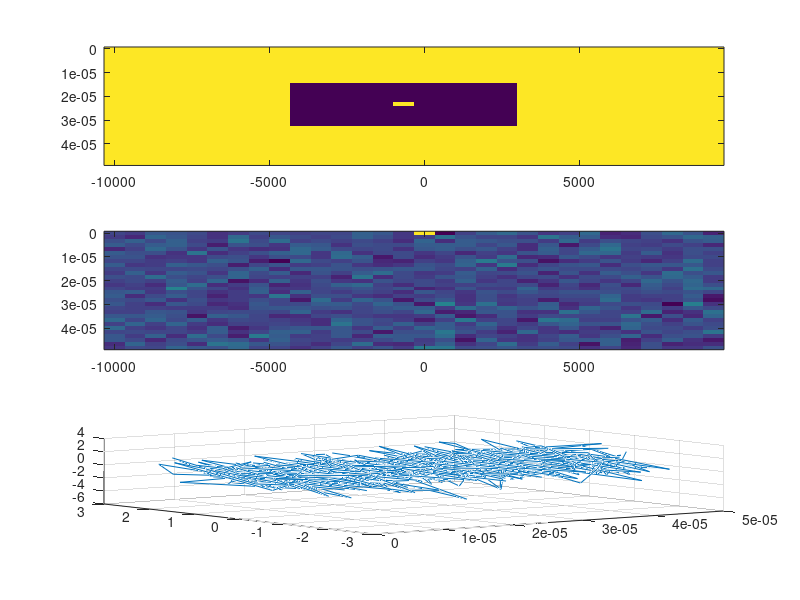
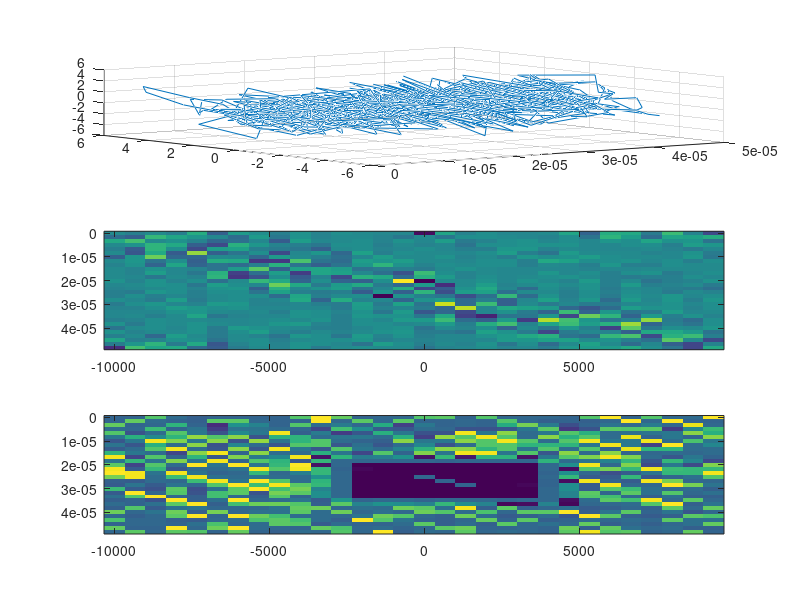
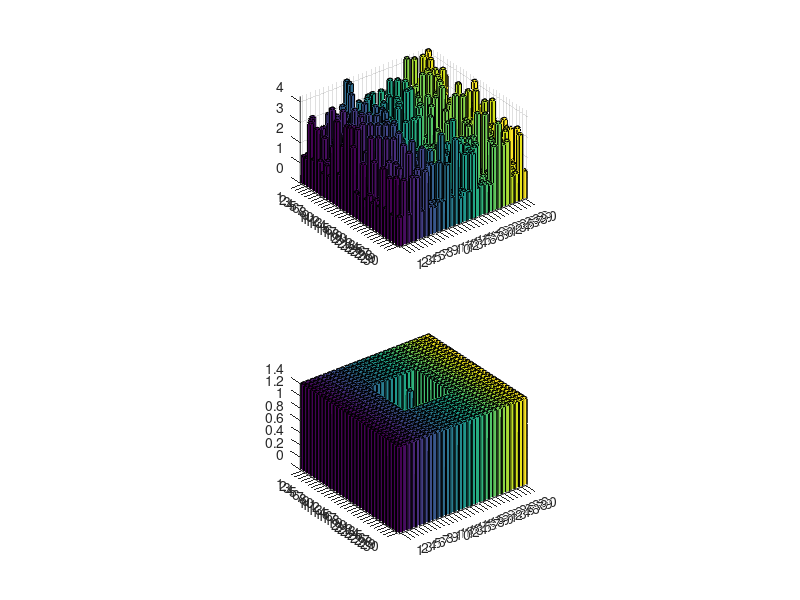

These figures' MATLAB source, in order:
close all
clear all
clc

%delay Doppler grid dimensions
%span of delay axis
T = 50e-6;
%span of Doppler axis
Delf = 20e3;
%number of cells along Doppler
M = 30;
%Number of cells across Delay
N = 30;
%delay axis
delay_axis = 0:T/N:T-T/N;
%Doppler axis
doppler_axis = -Delf/2:Delf/N:Delf/2-Delf/N;

%% %transmit signal

dd_xmit = zeros(N,M);
%ideal pulse transmit signal in dd domain
%dd_xmit(1,2) = 1;
%dd_xmit(1,4) = 1;
%sinc transmit pulse in dd domain
%delay axis location of symbol
r = randi(3,M,N);
r = qammod(r,4);
r(N/2-5:N/2+5,M/2-5:M/2+5) = 0;
r(N/2,M/2) = 2^0.5;
dd_xmit = r;
%tx_symbol_n = ;
%Doppler axis location of symbol
%tx_symbol_m = [];
%for i = 1:length(tx_symbol_n)
%    n=N/2-tx_symbol_n(i);m=M/2-tx_symbol_m(i);
%    [M_ax,N_ax] = meshgrid((-M/2+m:M/2+m-1),(-N/2+n:N/2+n-1));
%    dd_xmit = dd_xmit + sinc(M_ax/(0.5*pi)).*sinc(N_ax/(0.5*pi));
%end

%% ISFFT to convert to time-frequency grid
X = fftshift(fft(fftshift(ifft(dd_xmit).',1)).',2);
%% Heisenberg transform to convert to time domain transmit signal
s_mat = ifft(X,M,1)*sqrt(M); % Heisenberg transform
s = s_mat(:);

%% channel each scatterer has delay and doppler coefficient

r = zeros(size(s));
channel_delay = [1,2,3];
channel_doppler = [1,2,3];
for i=1:length(channel_delay)
    r = r + circshift(s.*exp(-1j*2*pi*channel_doppler(i)/(M*N).*(1:M*N)'),-channel_delay(i));
end
% thermal noise at receiver
%snr in Db
signal_power = sum(s.*conj(s))/(M*N);
snr = 30;
sigma = signal_power/1e3;
r = awgn(r,snr);

time_axis = (0:1/(M*N):1-1/(M*N))*T;
%correct the range, there are M bins but range needs to be corrected
frequency_axis = 1:M; 

%% Receiver
r_mat = reshape(r,N,M);
% Wigner transform to convert to time frequency grid
Y = fft(r_mat,M,1)/sqrt(M); % Wigner transform
% SFFT to transform to DD domain again
dd_rx = fftshift(ifft(fftshift(fft(Y).')).');

%% plots
figure;
title("Transmit side");
subplot(3,1,1);
imagesc(doppler_axis,delay_axis, abs(dd_xmit))
subplot(3,1,2);
imagesc(doppler_axis,delay_axis, real(X))
subplot(3,1,3);
plot3(time_axis,abs(s).*cos(angle(s)),abs(s).*sin(angle(s)));
grid on


figure;
title("Receive side");
subplot(3,1,1);
plot3(time_axis,abs(r).*cos(angle(r)),abs(r).*sin(angle(r)));
grid on
subplot(3,1,2);
imagesc(doppler_axis,delay_axis, real(Y))
subplot(3,1,3);
imagesc(doppler_axis,delay_axis, abs(dd_rx))

figure;
[X,Y] = meshgrid(1:N,1:M);
subplot(2,1,1);
bar3(abs(dd_rx));
subplot(2,1,2);
bar3(abs(dd_xmit));

% b = xcorr2(sinc(M_ax/(0.5*pi)).*sinc(N_ax/(0.5*pi)),dd_rx);
% imagesc(abs(b));
PAPR_OTFS = max(s.*conj(s))/(sum(s.*conj(s))/length(s))


s = sin(2*pi*time_axis);
PAPR_sin = max(s.*conj(s))/(sum(s.*conj(s))/length(s))

